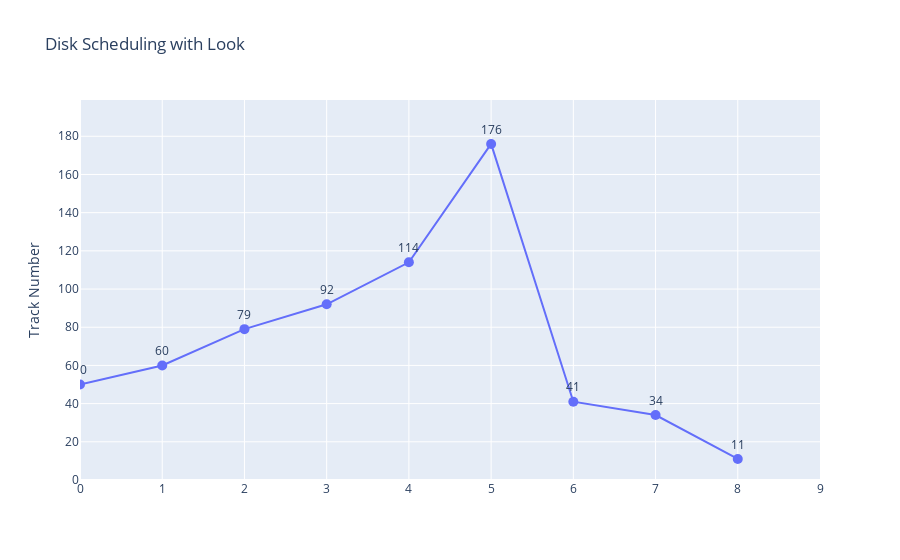

Notebook cell for this chart:
### Code cell
look_direction = "right"
look(look_direction, seq, init_head, max_track)

### Figure 1 — Plotly figure (JSON) as saved in the notebook; plotly's stock layout.template omitted (floating-point values rounded to 4 significant figures)
{"data": [{"marker": {"size": 10}, "mode": "lines+markers+text", "name": "Scatter Plot", "text": ["50", "60", "79", "92", "114", "176", "41", "34", "11"], "textposition": "top center", "type": "scatter", "x": [0, 1, 2, 3, 4, 5, 6, 7, 8, 9], "y": [50, 60, 79, 92, 114, 176, 41, 34, 11]}], "layout": {"autosize": true, "title": {"text": "Disk Scheduling with Look"}, "xaxis": {"range": [0, 9], "title": {"text": " "}, "type": "linear"}, "yaxis": {"range": [0, 199], "title": {"text": "Track Number"}, "type": "linear"}}}
